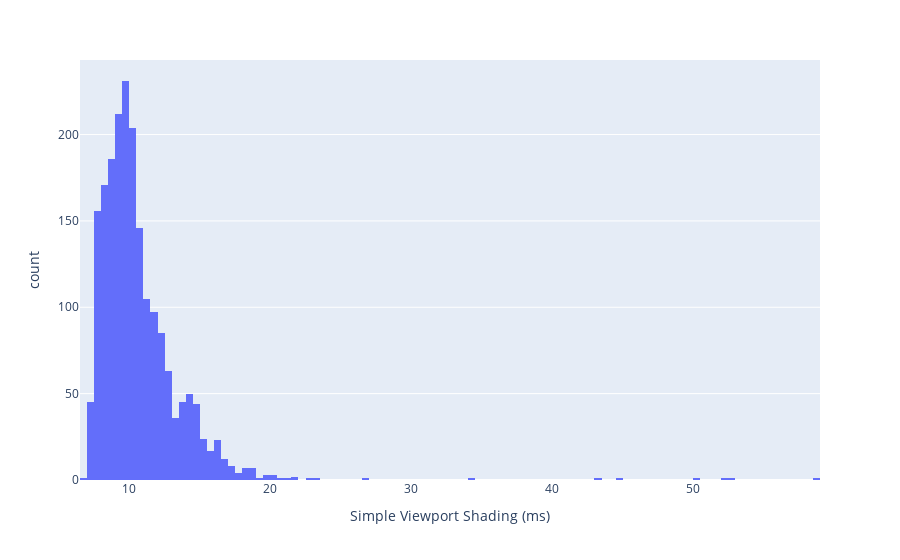

The code cell stored with this chart in its notebook:
### Code cell
fig3 = px.histogram(df, x='Simple Viewport Shading (ms)')
fig3.show()

### Figure 1 — Plotly figure (JSON) as saved in the notebook; plotly's stock layout.template omitted (floating-point values rounded to 4 significant figures; data arrays with more than 128 entries replaced by an {"elided": "..."} marker saying what was removed)
{"data": [{"alignmentgroup": "True", "bingroup": "x", "hovertemplate": "Simple Viewport Shading (ms)=%{x}<br>count=%{y}<extra></extra>", "legendgroup": "", "marker": {"color": "#636efa", "pattern": {"shape": ""}}, "name": "", "offsetgroup": "", "orientation": "v", "showlegend": false, "type": "histogram", "x": {"elided": "2000 float values"}, "xaxis": "x", "yaxis": "y"}], "layout": {"barmode": "relative", "legend": {"tracegroupgap": 0}, "margin": {"t": 60}, "xaxis": {"anchor": "y", "domain": [0, 1], "title": {"text": "Simple Viewport Shading (ms)"}}, "yaxis": {"anchor": "x", "domain": [0, 1], "title": {"text": "count"}}}}
